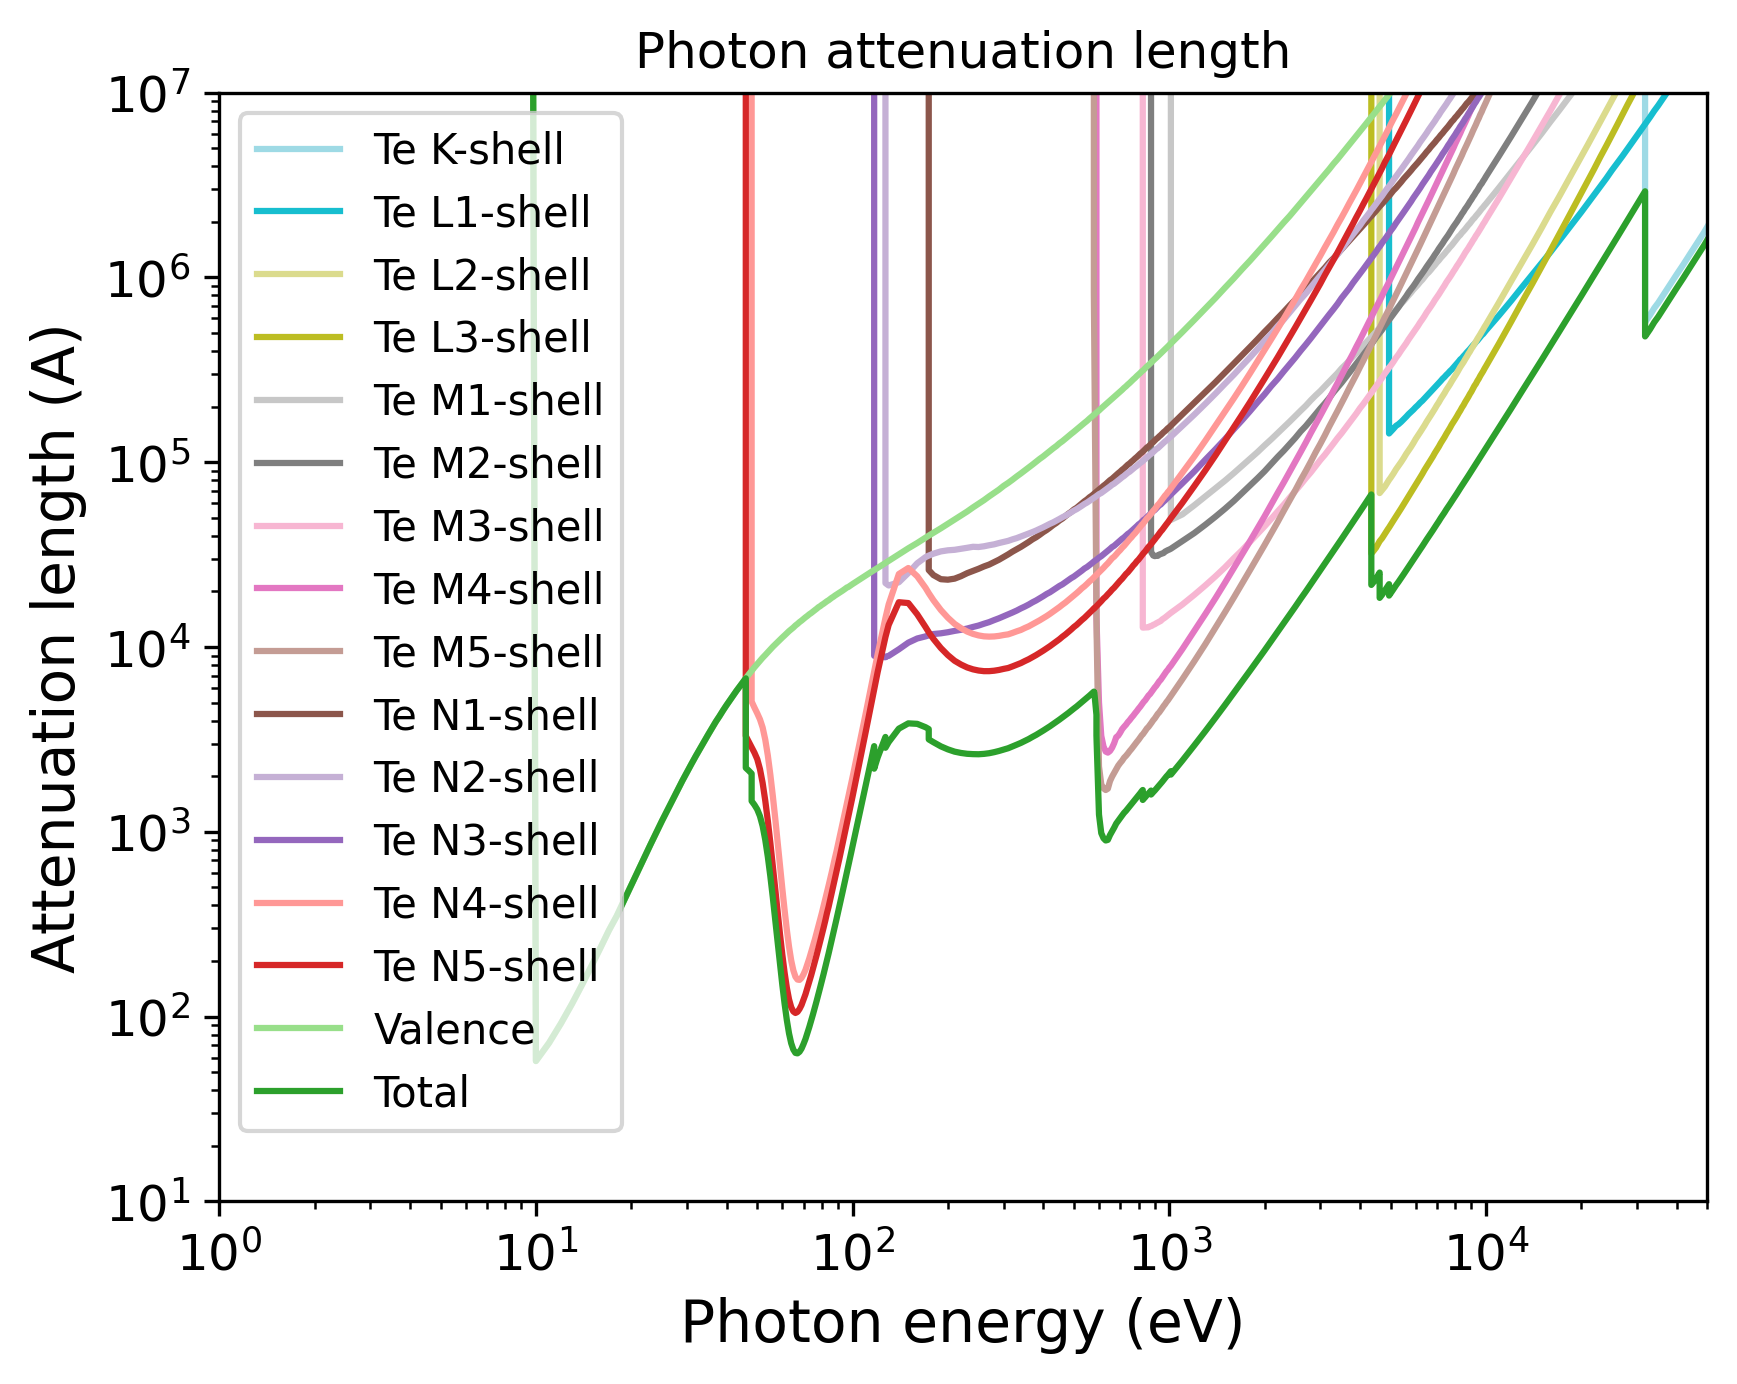

Python code for this plot:
import pandas as pd
import numpy as np
import matplotlib.pyplot as plt
import matplotlib.cm as cm
# Set the format:
plt.xlabel("Photon energy (eV)", fontsize=14)
plt.ylabel("Attenuation length (A)", fontsize=14)
plt.xticks(fontsize=12)
plt.yticks(fontsize=12)
plt.grid(False)
# Set the axes:
# Read the output file:
df = pd.read_csv(r"OUTPUT_Te_Photon_IMFP.dat", sep=r'\s+', header=None, comment="#", skipinitialspace=True)
plt.xscale("log")
plt.yscale("log")
# Prepare the plot:
columns_to_plot = [ 1, 2, 3, 4, 5, 6, 7, 8, 9, 10, 11, 12, 13, 14, 15, 16]
labels = [ "Te K-shell", "Te L1-shell", "Te L2-shell", "Te L3-shell", "Te M1-shell", "Te M2-shell", "Te M3-shell", "Te M4-shell", "Te M5-shell", "Te N1-shell", "Te N2-shell", "Te N3-shell", "Te N4-shell", "Te N5-shell", "Valence", "Total"]
# Create N distinct colors from a colormap
N = len(columns_to_plot)
colors = plt.cm.tab20(np.linspace(1, 0, 20))
# Set line styles:
linestyles = [ "-", "-", "-", "-", "-", "-", "-", "-", "-", "-", "-", "-", "-", "-", "-", "-"]
for i, col in enumerate(columns_to_plot):
    color = colors[i % len(colors)]
    ls    = linestyles[i % len(linestyles)]
    label = labels[i % len(labels)]
    plt.plot(df.iloc[:, 0], df.iloc[:, col],
    color=color,
    label=label,
    linestyle=ls)
plt.xlim(1.00000000,50000.00000000)
plt.ylim(10.00000000,10000000.00000000)
plt.title("Photon attenuation length")
plt.legend(loc="best", fontsize=10)
# Save the plot in this format:
plt.savefig("OUTPUT_MFP_photon.png", dpi=300, bbox_inches="tight")
